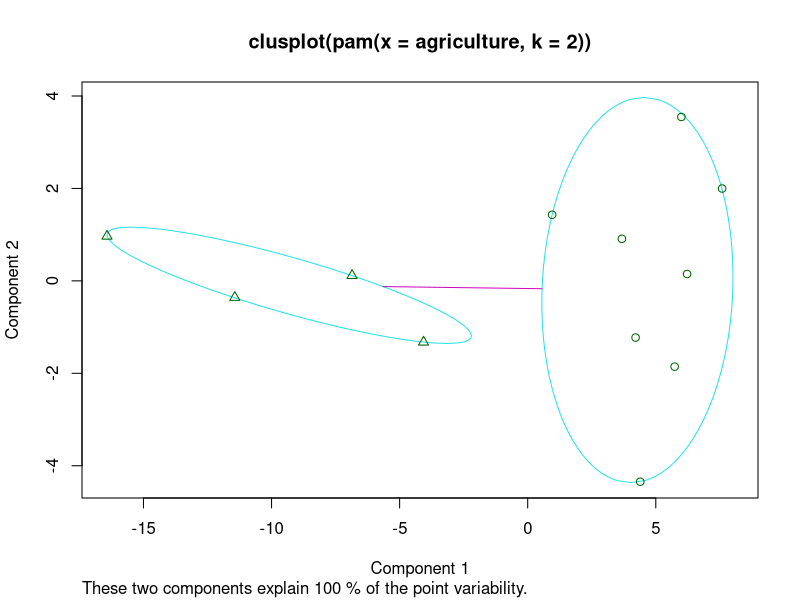
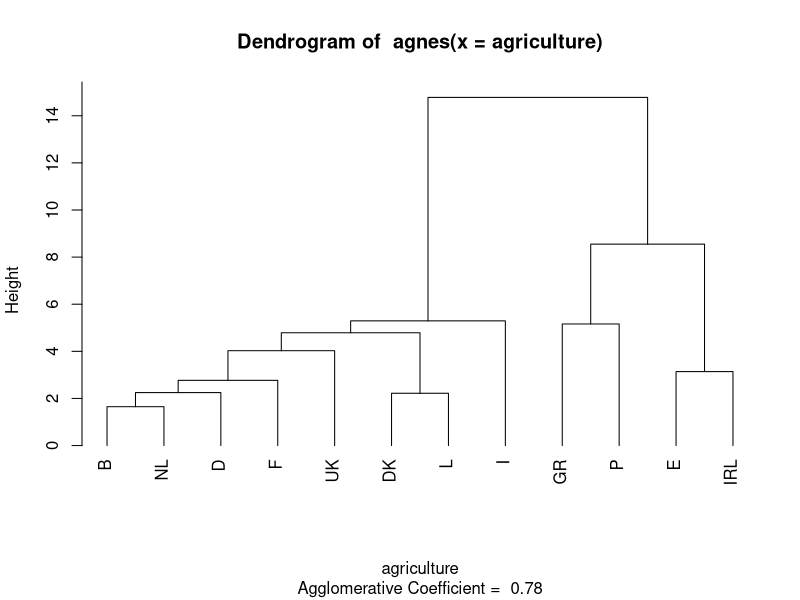
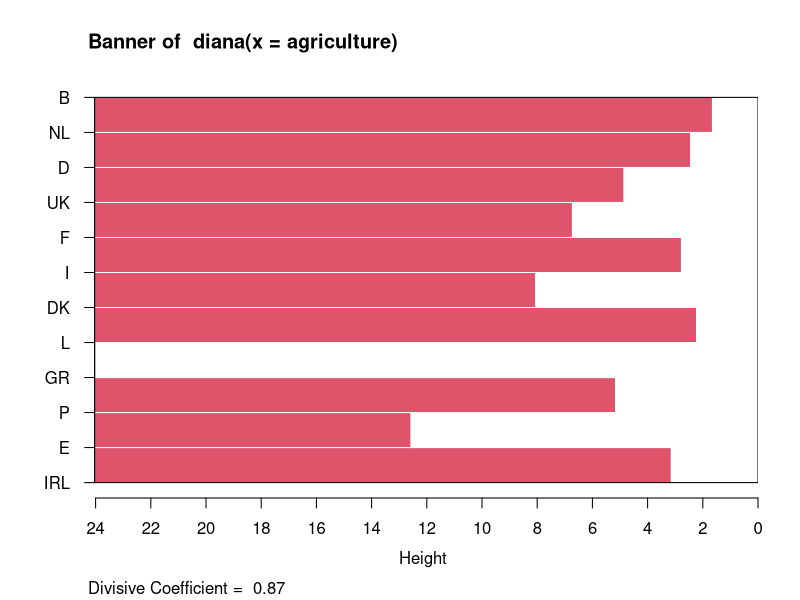
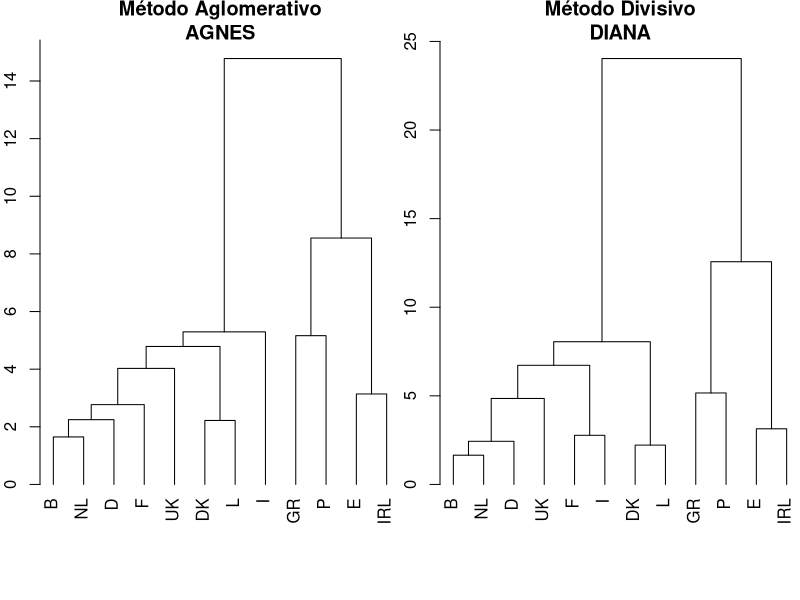
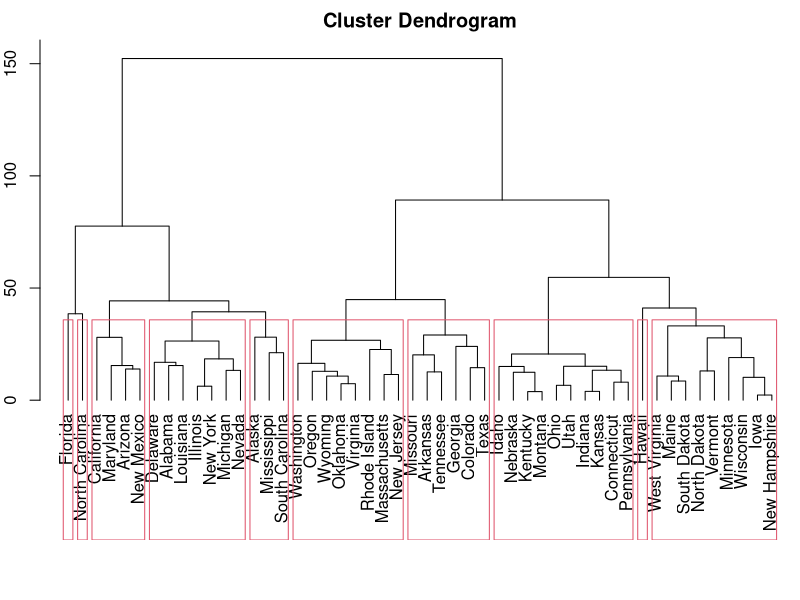

Reproduce these figures in R, in order.
## ---- chunk 1
libs <- c('cluster', 'psych')
sapply(libs, require, character.only = TRUE)
knitr::opts_knit$set(fig.width=5, fig.height=5, fig.align='center')
## ---- chunk 2
data(agriculture)

## Calcula matriz de dissimilaridade usando distância euclidiana 
## e sem padronização das variáveis
print(daisy(agriculture, metric = "euclidean", stand = FALSE),
      digits = 2)

## Usa método de particionamento pelo meióide 
## Partitioning Around Medoids (PAM)
plot(pam(agriculture, 2), which.plots = 1)

## Gráfico dendograma usando método aglomeração mais próximo
## agnes
plot(agnes(agriculture), which.plots = 2, hang = -1)

## Plot dissimilaridade usando método divisivo
## diana
plot(diana(agriculture), which.plots = 1)

## Usando agnes e diana para conjunto agricultura
par(mfrow=c(1,2), mar=c(3,2,2,0))
plot(agnes(agriculture), which.plots = 2, hang = -1,
     main = "Método Aglomerativo\nAGNES")
plot(diana(agriculture), which.plots = 2, hang = -1,
     main = "Método Divisivo\nDIANA")

## ---- chunk 3

par(mfrow=c(1,1))
## ---- chunk 4
data(USArrests)
#?USArrests

d0 = dist(USArrests) # euclidian
hc = hclust(d0, "average")
plot(hc, hang = -1)
# Criar 10 grupos
memb <- cutree(hc, k = 10)
# Anota no gráfico os 10 grupos
rect.hclust(hc, 10)
dFinal=data.frame(State=row.names(USArrests), grp = memb)
subset(dFinal, grp == 1)
